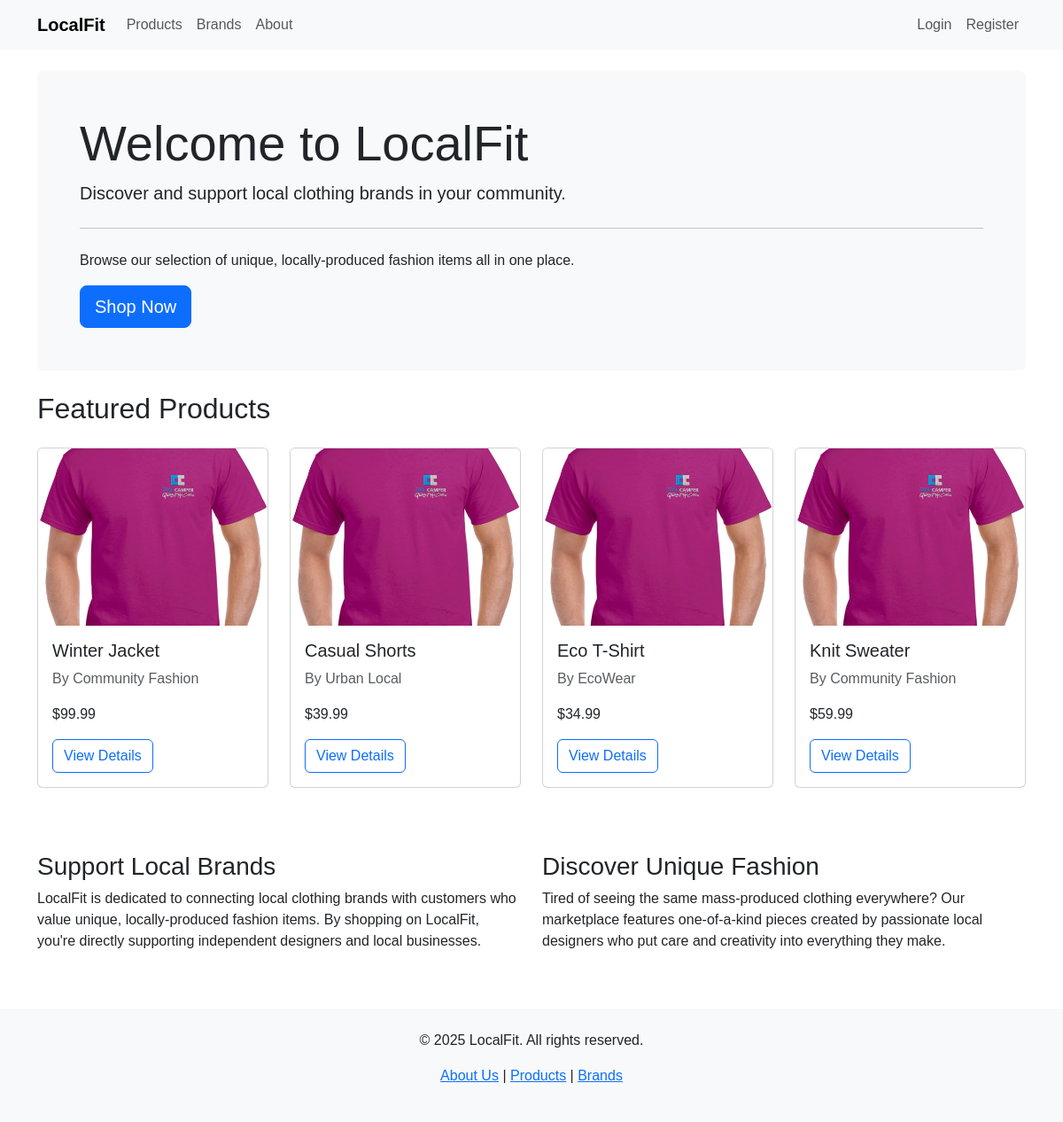
The page / on the database its author committed.
### tables this page shows
CREATE TABLE IF NOT EXISTS products (
    productID INT AUTO_INCREMENT PRIMARY KEY,
    name VARCHAR(255) NOT NULL,
    description TEXT,
    price FLOAT NOT NULL,
    size VARCHAR(50),
    imageURL VARCHAR(255),
    brandID INT,
    FOREIGN KEY (brandID) REFERENCES brands(brandID),
    INDEX idx_brandID (brandID),
    INDEX idx_price (price)
);

CREATE TABLE IF NOT EXISTS brands (
    brandID INT AUTO_INCREMENT PRIMARY KEY,
    name VARCHAR(255) NOT NULL,
    logoURL VARCHAR(255),
    socialLinks TEXT,
    INDEX idx_name (name)
);

### index.php (the view, shortened to what this page needs)
<?php
require_once 'includes/functions.php';
$stmt = $conn->prepare("
    SELECT p.*, b.name as brandName
    FROM products p
    JOIN brands b ON p.brandID = b.brandID
    ORDER BY productID DESC LIMIT 4
");
$stmt->execute();
$featuredProducts = $stmt->fetchAll(PDO::FETCH_ASSOC);
include 'includes/header.php';
?>
<div class="jumbotron bg-light p-5 mb-4 rounded">
    <h1 class="display-4">Welcome to LocalFit</h1>
    <p class="lead">Discover and support local clothing brands in your community.</p>
    <hr class="my-4">
    <p>Browse our selection of unique, locally-produced fashion items all in one place.</p>
    <a class="btn btn-primary btn-lg" href="products.php" role="button">Shop Now</a>
</div>
<h2 class="mb-4">Featured Products</h2>
<div class="row">
    <?php foreach ($featuredProducts as $product): ?>
        <div class="col-md-3 mb-4">
            <div class="card h-100">
                <img src="<?= $product['imageURL'] ?>" class="card-img-top" alt="<?= $product['name'] ?>">
                <div class="card-body">
                    <h5 class="card-title"><?= $product['name'] ?></h5>
                    <p class="card-text text-muted">By <?= $product['brandName'] ?></p>
                    <p class="card-text">$<?= number_format($product['price'], 2) ?></p>
                    <a href="products.php?id=<?= $product['productID'] ?>" class="btn btn-outline-primary">View Details</a>
                </div>
            </div>
        </div>
    <?php endforeach; ?>
</div>
<div class="row mt-5">
    <div class="col-md-6">
        <h3>Support Local Brands</h3>
        <p>LocalFit is dedicated to connecting local clothing brands with customers who value unique, locally-produced fashion items. By shopping on LocalFit, you're directly supporting independent designers and local businesses.</p>
    </div>
    <div class="col-md-6">
        <h3>Discover Unique Fashion</h3>
        <p>Tired of seeing the same mass-produced clothing everywhere? Our marketplace features one-of-a-kind pieces created by passionate local designers who put care and creativity into everything they make.</p>
    </div>
</div>
<?php include 'includes/footer.php'; ?>

### includes/header.php (shortened to what this page needs)
<!DOCTYPE html>
<html lang="en">
<head>
    <link href="https://cdn.jsdelivr.net/npm/bootstrap@5.3.0/dist/css/bootstrap.min.css" rel="stylesheet">
    <link rel="stylesheet" href="assets/css/style.css">
</head>
<body>
    <nav class="navbar navbar-expand-lg navbar-light bg-light">
        <div class="container">
            <a class="navbar-brand" href="index.php">LocalFit</a>
            <div class="collapse navbar-collapse" id="navbarNav">
                <ul class="navbar-nav me-auto">
                    <li class="nav-item">
                        <a class="nav-link" href="products.php">Products</a>
                    </li>
                    <li class="nav-item">
                        <a class="nav-link" href="brands.php">Brands</a>
                    </li>
                    <li class="nav-item">
                        <a class="nav-link" href="about.php">About</a>
                    </li>
                </ul>
                <ul class="navbar-nav">
                    <?php if (isset($_SESSION['user_id'])): ?>
                        <li class="nav-item">
                            <a class="nav-link" href="cart.php">Cart</a>
                        </li>
                        <li class="nav-item">
                            <a class="nav-link" href="user_dashboard.php">My Account</a>
                        </li>
                        <?php if (isset($_SESSION['is_admin']) && $_SESSION['is_admin']): ?>
                            <li class="nav-item">
                                <a class="nav-link" href="admin/index.php">Admin</a>
                            </li>
                        <?php endif; ?>
                        <li class="nav-item">
                            <a class="nav-link" href="logout.php">Logout</a>
                        </li>
                    <?php else: ?>
                        <li class="nav-item">
                            <a class="nav-link" href="login.php">Login</a>
                        </li>
                        <li class="nav-item">
                            <a class="nav-link" href="register.php">Register</a>
                        </li>
                    <?php endif; ?>
                </ul>
            </div>
        </div>
    </nav>
    <div class="container mt-4">

### includes/footer.php (shortened to what this page needs)
</div>
    <footer class="bg-light py-4 mt-5">
        <div class="container text-center">
            <p>&copy; 2025 LocalFit. All rights reserved.</p>
            <p>
                <a href="about.php">About Us</a> |
                <a href="products.php">Products</a> |
                <a href="brands.php">Brands</a>
            </p>
        </div>
    </footer>
</body>
</html>

### assets/css/style.css (style rules this page uses)
body { font-family: Arial, sans-serif; }
.navbar-brand { font-weight: bold; }
.card-img-top { height: 200px; object-fit: cover; }
.jumbotron { background-size: cover; }

### rows shown on the page
products: imageURL (placeholder picture), name "Winter Jacket", brandID.name "Community Fashion", price "99.99"
products: imageURL (placeholder picture), name "Casual Shorts", brandID.name "Urban Local", price "39.99"
products: imageURL (placeholder picture), name "Eco T-Shirt", brandID.name "EcoWear", price "34.99"
products: imageURL (placeholder picture), name "Knit Sweater", brandID.name "Community Fashion", price "59.99"
